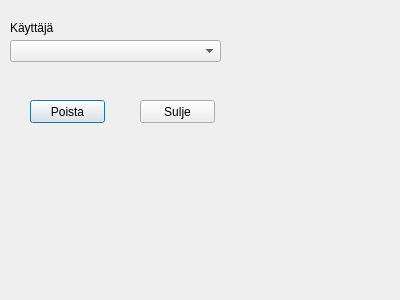
<?xml version="1.0" encoding="UTF-8"?>
<ui version="4.0">
 <class>Dialog</class>
 <widget class="QDialog" name="Dialog">
  <property name="geometry">
   <rect>
    <x>0</x>
    <y>0</y>
    <width>400</width>
    <height>300</height>
   </rect>
  </property>
  <property name="windowTitle">
   <string>Dialog</string>
  </property>
  <widget class="QComboBox" name="userComboBox">
   <property name="geometry">
    <rect>
     <x>10</x>
     <y>40</y>
     <width>211</width>
     <height>22</height>
    </rect>
   </property>
  </widget>
  <widget class="QLabel" name="userLabel">
   <property name="geometry">
    <rect>
     <x>10</x>
     <y>20</y>
     <width>151</width>
     <height>16</height>
    </rect>
   </property>
   <property name="text">
    <string>Käyttäjä</string>
   </property>
  </widget>
  <widget class="QPushButton" name="removePushButton">
   <property name="geometry">
    <rect>
     <x>30</x>
     <y>100</y>
     <width>75</width>
     <height>23</height>
    </rect>
   </property>
   <property name="text">
    <string>Poista</string>
   </property>
  </widget>
  <widget class="QPushButton" name="closePushButton">
   <property name="geometry">
    <rect>
     <x>140</x>
     <y>100</y>
     <width>75</width>
     <height>23</height>
    </rect>
   </property>
   <property name="text">
    <string>Sulje</string>
   </property>
  </widget>
 </widget>
 <resources/>
 <connections/>
</ui>
